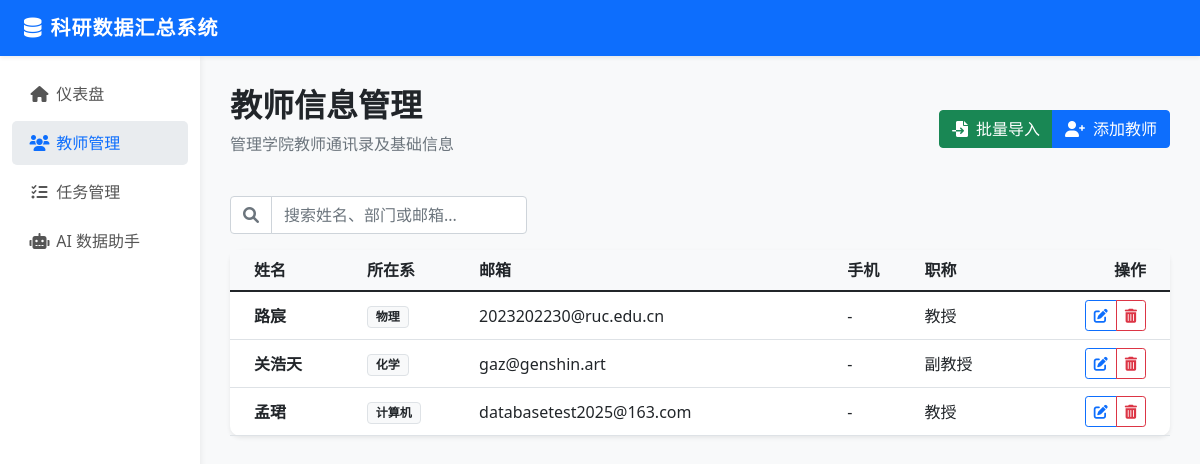
Before: /teachers with the older database file.
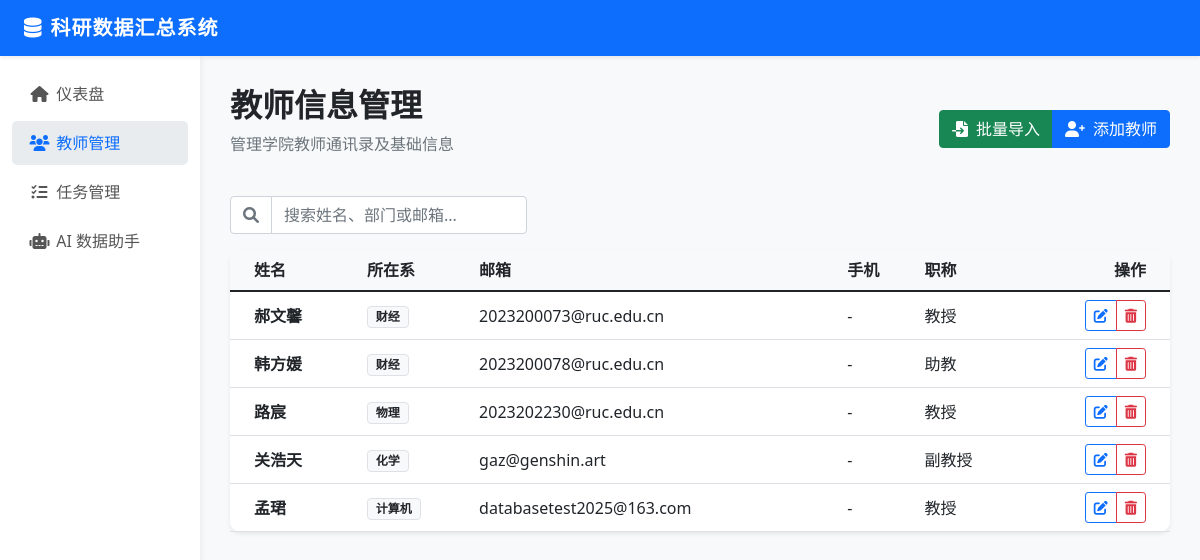
After: the same page with the newer database file.
### models.py (models this page shows, shortened)
class Teacher(db.Model):
    __tablename__ = 'teachers'
    teacher_id = db.Column(db.Integer, primary_key=True)
    teacher_name = db.Column(db.String(50), nullable=False)
    department = db.Column(db.String(50), nullable=False)
    email = db.Column(db.String(100), unique=True, nullable=False)
    phone = db.Column(db.String(20))
    id_card = db.Column(db.String(20))
    birthdate = db.Column(db.Date)
    title = db.Column(db.String(50))
    position = db.Column(db.String(50))
    education = db.Column(db.String(50))
    degree = db.Column(db.String(50))
    created_at = db.Column(db.DateTime, default=datetime.utcnow)

### app.py (the view)
@app.route('/teachers')
def manage_teachers():
    try:
        teachers = Teacher.query.order_by(Teacher.created_at.desc()).all()
        return render_template('teachers.html', teachers=teachers)
    except Exception as e:
        print(f"加载教师列表失败: {e}")
        return render_template('teachers.html', teachers=[])

### templates/teachers.html (shortened to what this page needs)
{% extends "base.html" %}
{% block content %}
<div class="d-flex justify-content-between align-items-center mb-4">
    <div>
        <h2 class="fw-bold">教师信息管理</h2>
        <p class="text-muted">管理学院教师通讯录及基础信息</p>
    </div>
    <div class="btn-group">
        <button class="btn btn-success" data-bs-toggle="modal" data-bs-target="#importTeacherModal">
            <i class="fas fa-file-import me-2"></i>批量导入
        </button>
        <button class="btn btn-primary" data-bs-toggle="modal" data-bs-target="#addTeacherModal">
            <i class="fas fa-user-plus me-2"></i>添加教师
        </button>
    </div>
</div>
<div class="row mb-3">
    <div class="col-md-4">
        <div class="input-group">
            <span class="input-group-text bg-white"><i class="fas fa-search text-muted"></i></span>
            <input type="text" id="teacherSearch" class="form-control" placeholder="搜索姓名、部门或邮箱...">
        </div>
    </div>
</div>
<div class="card shadow-sm">
    <div class="card-body p-0">
        <div class="table-responsive">
            <table class="table table-hover align-middle mb-0" id="teacherTable">
                <thead class="bg-light">
                    <tr>
                        <th class="ps-4">姓名</th>
                        <th>所在系</th>
                        <th>邮箱</th>
                        <th>手机</th>
                        <th>职称</th>
                        <th class="text-end pe-4">操作</th>
                    </tr>
                </thead>
                <tbody>
                    {% for teacher in teachers %}
                    <tr>
                        <td class="ps-4 fw-bold">{{ teacher.teacher_name }}</td>
                        <td><span class="badge bg-light text-dark border">{{ teacher.department }}</span></td>
                        <td>{{ teacher.email }}</td>
                        <td>{{ teacher.phone or '-' }}</td>
                        <td>{{ teacher.title or '-' }}</td>
                        <td class="text-end pe-4">
                            <div class="btn-group">
                                <button class="btn btn-sm btn-outline-primary" onclick="editTeacher({{ teacher.teacher_id }})" title="编辑">
                                    <i class="fas fa-edit"></i>
                                </button>
                                <button class="btn btn-sm btn-outline-danger" onclick="deleteTeacher({{ teacher.teacher_id }}, '{{ teacher.teacher_name }}')" title="删除">
                                    <i class="fas fa-trash-alt"></i>
                                </button>
                            </div>
                        </td>
                    </tr>
                    {% endfor %}
                </tbody>
            </table>
        </div>
    </div>
</div>
{% endblock %}

### templates/base.html (shortened to what this page needs)
<!DOCTYPE html>
<html lang="zh-CN">
<head>
    <link href="https://cdn.jsdelivr.net/npm/bootstrap@5.1.3/dist/css/bootstrap.min.css" rel="stylesheet">
    <link href="https://cdnjs.cloudflare.com/ajax/libs/font-awesome/6.0.0/css/all.min.css" rel="stylesheet">
</head>
<body>
    <nav class="navbar navbar-expand-lg navbar-dark bg-primary sticky-top shadow-sm">
        <div class="container-fluid px-4">
            <a class="navbar-brand" href="{{ url_for('index') }}">
                <i class="fas fa-database me-2"></i>科研数据汇总系统
            </a>
        </div>
    </nav>
    <div class="container-fluid">
        <div class="row">
            <div class="col-md-2 sidebar py-3">
                <ul class="nav flex-column">
                    <li class="nav-item">
                        <a class="nav-link {{ 'active' if request.endpoint == 'index' }}" href="{{ url_for('index') }}">
                            <i class="fas fa-home"></i> 仪表盘
                        </a>
                    </li>
                    <li class="nav-item">
                        <a class="nav-link {{ 'active' if request.endpoint == 'manage_teachers' }}" href="{{ url_for('manage_teachers') }}">
                            <i class="fas fa-users"></i> 教师管理
                        </a>
                    </li>
                    <li class="nav-item">
                        <a class="nav-link {{ 'active' if request.endpoint == 'manage_tasks' }}" href="{{ url_for('manage_tasks') }}">
                            <i class="fas fa-tasks"></i> 任务管理
                        </a>
                    </li>
                    <li class="nav-item">
                        <a class="nav-link {{ 'active' if request.endpoint == 'ai_assistant' }}" href="{{ url_for('ai_assistant') }}">
                            <i class="fas fa-robot"></i> AI 数据助手
                        </a>
                    </li>
                </ul>
            </div>
            <div class="col-md-10 content-area">
                {% block content %}{% endblock %}
            </div>
        </div>
    </div>
</body>
</html>

### templates/base.html (style rules this page uses)
body { background-color: #f8f9fa; }
.navbar-brand { font-weight: bold; letter-spacing: 1px; }
.sidebar { min-height: calc(100vh - 56px); background: #fff; box-shadow: 2px 0 5px rgba(0,0,0,0.05); }
.content-area { padding: 30px; }
.card { border: none; box-shadow: 0 4px 6px rgba(0,0,0,0.07); border-radius: 10px; margin-bottom: 20px; transition: transform 0.2s; }
.nav-link { color: #555; border-radius: 5px; margin-bottom: 5px; padding: 10px 15px; }
.nav-link:hover, .nav-link.active { background-color: #e9ecef; color: #0d6efd; font-weight: 500; }
.nav-link i { width: 25px; text-align: center; }

Changed rows visible on the page:
added Teacher: teacher_name "郝文馨", department "财经", email "2023200073@ruc.edu.cn", phone "-", title "教授"
added Teacher: teacher_name "韩方媛", department "财经", email "2023200078@ruc.edu.cn", phone "-", title "助教"
